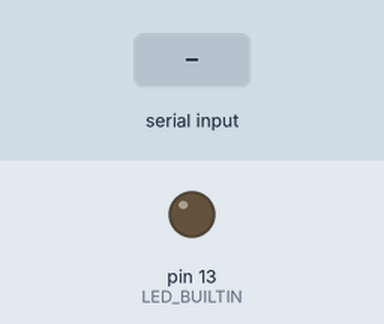
A sketch run on a simulated Arduino Uno, built with avr-gcc and run on an emulated ATmega328P. Shown: output pins drawn as LEDs (lit = HIGH). The test bench sets the inputs (shaded band).

Above: at 1.2 s.
1.3 s: "0" received over Serial
At 3.3 s:
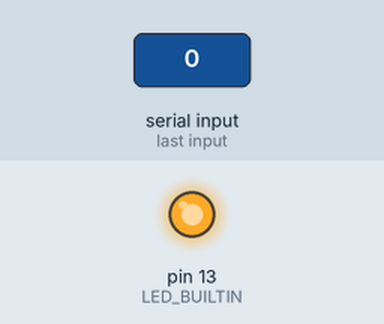
Timing chart, 0 to 4.8 s (numbered marks = the images above; inputs shaded):
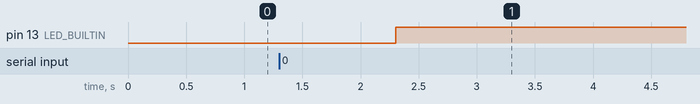

Measured:
- after the input at 1.3 s, pin 13 (LED_BUILTIN): LOW → HIGH after 1.0 s

The sketch:

receive.ino
```cpp
// string to store incoming data
String data = "";

void setup() {
  // put your setup code here, to run once:
  pinMode(LED_BUILTIN, OUTPUT);
  // opens the serial monitor
  Serial.begin(9600);
}

void loop() {
  // checks if data is being received
  if (Serial.available() > 0) {
    // stores incoming data in the data variable
    data = Serial.readString();
    // indexing the data (this was for testing purposes)
    if (data[0] == '0') {
      digitalWrite(LED_BUILTIN, HIGH);
      delay(3000);
    }

    if (data[1] == '1') {
      digitalWrite(LED_BUILTIN, LOW);
      delay(3000);
    }
  }
}
```
